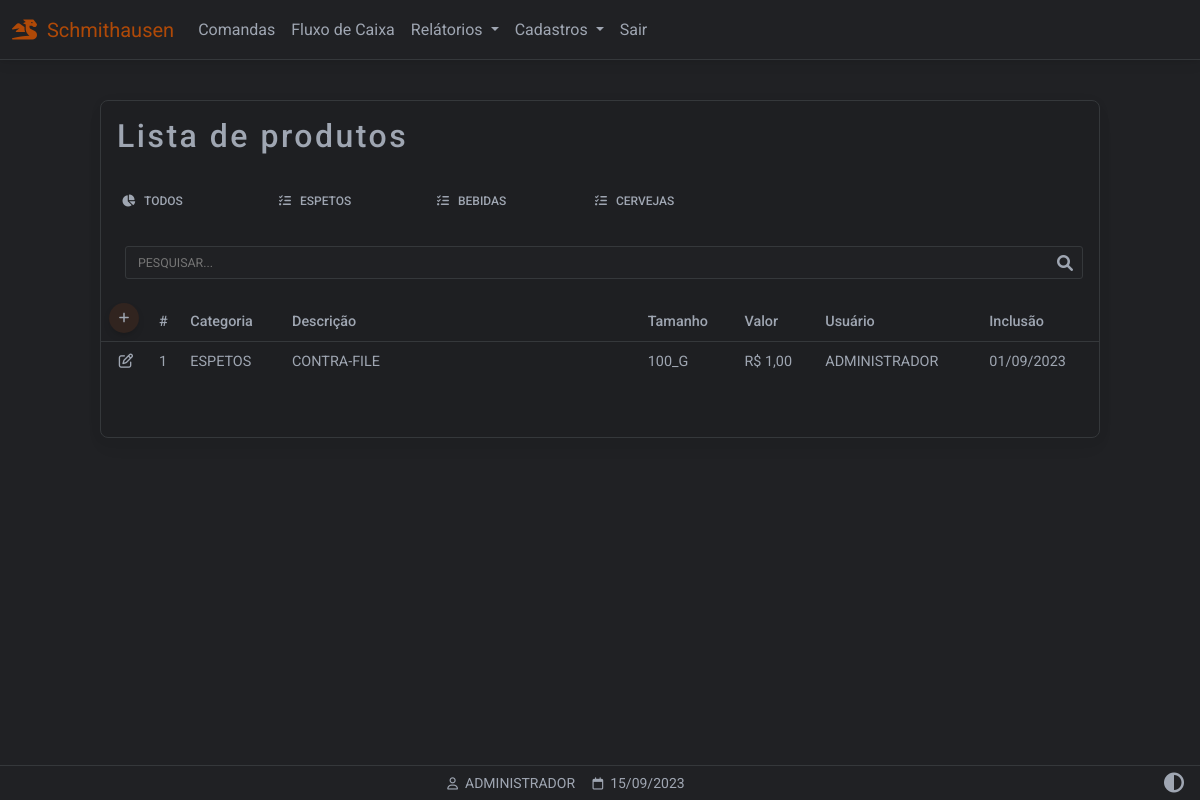
Page /produtos (signed in) on the committed database.
### website/models.py (models this page shows)
class Categoria(db.Model):
    id = db.Column(db.Integer, primary_key=True)
    nome = db.Column(db.String(150))
    categoria = db.relationship('Tamanho',backref='tamanhos')

class Produto(db.Model):
    id = db.Column(db.Integer, primary_key=True)
    descricao = db.Column(db.String(150))
    valor = db.Column(db.Float)
    data_criacao = db.Column(db.DateTime(timezone=True), default=func.now())
    user_id = db.Column(db.Integer, db.ForeignKey('user.id'))
    cat_id = db.Column(db.Integer, db.ForeignKey('categoria.id'))
    tam_id = db.Column(db.Integer, db.ForeignKey('tamanho.id'))
    usuario = db.relationship('User',backref='usuarios')
    categoria = db.relationship('Categoria',backref='categorias')
    tamanho = db.relationship('Tamanho',backref='tamanho')

class Tamanho(db.Model):
    id = db.Column(db.Integer, primary_key=True)
    nome = db.Column(db.String(150))
    cat_id = db.Column(db.Integer, db.ForeignKey('categoria.id'))

class User(db.Model, UserMixin):
    id = db.Column(db.Integer, primary_key=True)
    email = db.Column(db.String(150), unique=True)
    password = db.Column(db.String(150))
    first_name = db.Column(db.String(150))
    user = db.relationship('Produto',backref='produto')

### website/views.py (the view)
@views.route('/produtos', methods=['GET','POST'])
@login_required
def produtos():
    produtos = Produto.query.all()
    tamanhos = Tamanho.query.all()
    categorias = Categoria.query.all()
    return render_template("produtos_listar.html",
        user=current_user,
        data=data,
        produtos=produtos,
        tamanhos=tamanhos,
        categorias=categorias)

### website/__init__.py (called while the page is built)
def create_app():
    app = Flask(__name__)
    app.config['SECRET_KEY'] = 'hjshjhdjah kjshkjdhjs'
    app.config['SQLALCHEMY_DATABASE_URI'] = f'sqlite:///{DB_NAME}'
    app.config["TEMPLATES_AUTO_RELOAD"] = True
    db.init_app(app)
    from .views import views
    from .auth import auth
    app.register_blueprint(views, url_prefix='/')
    app.register_blueprint(auth, url_prefix='/')
    from .models import User, Cliente, Produto
    with app.app_context():
        db.create_all()
    login_manager = LoginManager()
    login_manager.login_view = 'auth.login'
    login_manager.login_message = u"FAVOR EFETUAR LOGIN!"
    login_manager.init_app(app)
    @login_manager.user_loader
    def load_user(id):
        return User.query.get(int(id))
    return app

### website/templates/produtos_listar.html (shortened to what this page needs)
{% extends "base.html" %}
{% block content %}
<div class="container-fluid" style="min-height:100dvh;padding-top:100px">
  <div class="table-responsive w-100 card myTheme-900 larg-max m-auto" style="padding-bottom: 40px">
   <table class="table table-borderless table-sm myTheme-900 ">
    <thead>
      <tr>
        <h2 class="p-3 ">Lista de produtos</h2>
      </tr>
      <tr>
        <div class="form-control-sm">
          <ul class="nav nav-tabs mb-3 myTheme-900">
            <li class="p-1 nav-item myTheme-900">
              <a class="nav-link p-2"
              data-id="0"
              role="button"
              href="/filtro_produtos/0">
              <i class="fas fa-chart-pie fa-fw me-2 me-2"></i>TODOS</a>
            </li>
            {% for cat in categorias %}
            <li class="p-1 nav-item myTheme-900">
              <a class="nav-link  p-2"
              data-id="{{ cat.id }}"
              role="button"
              href="/filtro_produtos/{{ cat.id }}">
              <i class="fa-solid fa-list-check"></i>&nbsp;&nbsp;&nbsp;{{ cat.nome }}</a>
            </li>
            {% endfor %}
          </ul>
        </div>
      </tr>
      <tr>
        <div class="p-3 pt-0">
          <div class="form-outline mt-2 ps-2" style="margin-bottom: 0!important;padding-bottom: 0!important;">
            <input type="text" style="text-transform:uppercase" id="inputPesquisarProduto"
            class="myInputs form-control-sm" placeholder="Pesquisar..."
            onkeyup='pesquisarTabelaProdutos()'
            >
          </div>
        </div>
      </tr>
      <tr>
        <th class="text-nowrap" scope="col">
          <a href="/produtos_cadastrar" class="p-2 btn btn-floating btn-add">
            <i class="fa-solid fa-plus"></i>
          </a>
        </th>
        <th class="text-nowrap" scope="col">#</th>
        <th class="text-nowrap" scope="col">Categoria</th>
        <th class="text-nowrap" scope="col" style="min-width: 280px;">Descrição</th>
        <th class="text-nowrap" scope="col">Tamanho</th>
        <th class="text-nowrap" scope="col">Valor</th>
        <th class="text-nowrap" scope="col">Usuário</th>
        <th class="text-nowrap" scope="col">Inclusão</th>
      </tr>
    </thead>
    <tbody id="tb-produtos">
      {% for i in produtos %}
      <tr>
        <td class="text-center" style="width: 50px">
          <a role="button" class=""
          href="/produtos_atualizar/{{ i.id }}/{{ i.categoria.id }}/{{ i.tamanho.id }}">
          <i class="fa-regular fa-pen-to-square"></i>
        </a>
      </td>
      <td class="text-nowrap" scope="row"> {{ i.id }} </td>
      <td class="text-nowrap" scope="row" style="min-width:80px"> {{ i.categoria.nome }}</td>
      <td class="text-nowrap" scope="row"> {{ i.descricao }} </td>
      <td class="text-nowrap" scope="row"> {{ i.tamanho.nome }} </td>
      <td class="text-nowrap" scope="row"> {{ "R$ {:,.2f}".format( i.valor ) | replace(".",",") }} </td>
      <td class="text-nowrap" scope="row"> {{ i.produto.first_name.split()[0] }} </td>
      <td class="text-nowrap" scope="row"> {{ i.data_criacao.strftime('%d/%m/%Y') }} </td>
    </tr>
    {% endfor %}
  </tbody>
</table>
</div>
</div>
{% endblock %}
{% block titlefooter %}
<span>
  &nbsp;{{ user.first_name.split()[0] | upper }}
  <span>
    &nbsp;{{ data.strftime('%d/%m/%Y') }}
  </span>
  {% endblock %}

### website/static/css/base.css (style rules this page uses)
:root { --custom-color: 211, 84, 0; --color-primary: 59, 113, 202; --color-secondary: 159,166,178; --color-success: 20,164,77; --color-danger: 220, 76, 76; --color-warning: 228,161,27; --color-info: 84,180,211; --color-ligth: 251,251,251; --color-theme-500: 32, 33, 36; --color-theme-900: 30, 31, 34; --cor-fonte: 159,166,178; --cor-da-borda: 53, 56, 59; }
.larg-max { max-width: 1000px!important; }
h2 { letter-spacing: 2.5px; }
.myTheme-900 { background-color: rgb(var(--color-theme-900))!important; color: rgb(var(--cor-fonte))!important; }
.myTheme-500 { background-color: rgb(var(--color-theme-500))!important; color: rgb(var(--cor-fonte))!important; }
.my-footer span { color: rgb(var(--cor-fonte)); }
.nav-tabs .nav-link { width: 150px; background-color: rgb(var(--color-theme-900)); color: rgb(var(--cor-fonte)); border-bottom: none; }
.table-responsive { border: 1px solid rgb(var(--cor-da-borda))!important; color: rgb(var(--cor-fonte))!important; margin-bottom: 80px!important; }
.table-responsive thead th { border-bottom: 1px solid rgb(var(--cor-da-borda))!important; }
.btn-add { background-color: rgba(var(--custom-color),0.1); border-radius: 50%; width: 30px; height: 30px; color: rgb(var(--cor-fonte)); display: flex; align-items: center; justify-content: center; }
.fa-pen-to-square, .fa-trash-can { color: rgb(var(--cor-fonte))!important; }
.form-outline { margin-bottom: 30px!important; }
.myInputs { color: rgb(var(--cor-fonte))!important; border: 1px solid rgb(var(--cor-da-borda))!important; background-color: rgb(var(--color-theme-500)); width: 100%; padding: 0.35rem; padding-left: 0.75rem; border-radius: 3px; }

### rows in the picture
Categoria: nome "ESPETOS"
Categoria: nome "BEBIDAS"
Categoria: nome "CERVEJAS"
Produto: id "1", categoria.nome "ESPETOS", descricao "CONTRA-FILE", tamanho.nome "100_G", valor "R$ 1,00", produto.first_name "ADMINISTRADOR", data_criacao "01/09/2023"
User: first_name "ADMINISTRADOR"

### other values in the picture
{{ data.strftime('%d/%m/%Y') }} "15/09/2023"
